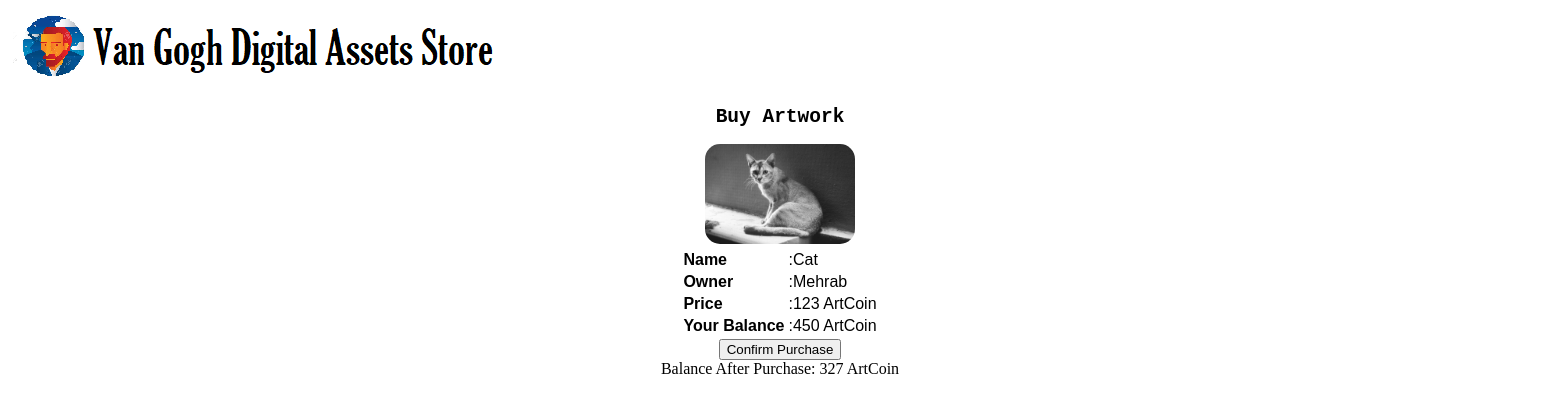
The page /digitalArtMarketPlace/views/buyArtwork.php?id=6577238272d8c (signed in) on the database its author committed.
### tables this page shows
CREATE TABLE `artworks` (
  `artworkName` varchar(100) NOT NULL,
  `description` varchar(500) NOT NULL,
  `artistName` varchar(100) NOT NULL,
  `ownerName` varchar(100) NOT NULL,
  `price` int(11) NOT NULL,
  `image` varchar(100) NOT NULL,
  `views` int(11) NOT NULL,
  `id` varchar(100) NOT NULL,
  `purchaseAble` varchar(5) NOT NULL,
  `addingDate` date NOT NULL
);

CREATE TABLE `users` (
  `userName` varchar(50) NOT NULL,
  `firstName` varchar(50) NOT NULL,
  `lastName` varchar(50) NOT NULL,
  `phoneNumber` varchar(50) NOT NULL,
  `email` varchar(50) NOT NULL,
  `gender` varchar(50) NOT NULL,
  `dateOfBirth` date NOT NULL,
  `joiningDate` date NOT NULL,
  `balance` int(11) NOT NULL DEFAULT 0,
  `type` varchar(50) NOT NULL,
  `profilePicture` varchar(50) NOT NULL,
  `totalViews` int(11) NOT NULL DEFAULT 0,
  `password` varchar(100) NOT NULL,
  `TransactionType` text NOT NULL
);

### digitalArtMarketPlace/models/artworkModel.php (called while the page is built, shortened)
<?php
    function getArtwork($id){
        $con = getConnection();
        $sql = "select * from Artworks where id='{$id}'";
        $result = mysqli_query($con, $sql);
        $artwork = mysqli_fetch_assoc($result);
        return $artwork;
    }
?>

### digitalArtMarketPlace/models/userModel.php (called while the page is built, shortened)
<?php
    function getUser($userName){
        $con = getConnection();
        $sql = "select * from Users where userName='{$userName}'";
        $result = mysqli_query($con, $sql);
        $user = mysqli_fetch_assoc($result);
        return $user;
    }
?>

### digitalArtMarketPlace/views/buyArtwork.php (the view, shortened to what this page needs)
<?php
    require_once('../models/artworkModel.php');
    require_once('../models/userModel.php');
    $currentUserName = $_SESSION['currentUserName'];
    $currentUser = getUser($currentUserName);
    $artworkId = $_REQUEST['id'];
    $artwork = getArtwork($artworkId);
?>
<!DOCTYPE html>
<html lang="en">
<head>
    <link rel="stylesheet" href="../assets/styles/style.css">
</head>
<body>
    <center>
        <table width="100%">
                <tr>
                    <td colspan="8"><a href=homepage.php><img src="../assets/head.PNG"></a></td>
                </tr>
            </table>
        <table>
        <h2>Buy Artwork</h2>
        <img class="artwork" src="<?php echo $artwork['image']?>" alt="" width="350px">
        <table class="generalText">
            <tr>
                <td><b>Name</b></td>
                <td>:<?php echo $artwork['artworkName'] ?></td>
            </tr>
            <tr>
                <td><b>Owner</b></td>
                <td>:<?php echo $artwork['ownerName'] ?></td>
            </tr>
            <tr>
                <td><b>Price</b></td>
                <td>:<?php echo $artwork['price'] ?> ArtCoin</td>
            </tr>
            <tr>
                <td><b>Your Balance</b></td>
                <td>:<?php echo $currentUser['balance'] ?> ArtCoin</td>
            </tr>
        </table>
        <?php
            if($artwork['price'] > $currentUser['balance']){
                echo "<b>You Do Not Have Sufficient Balance To Buy This Artwork!<b>";
            }else{
                $transactionResult = $currentUser['balance'] - $artwork['price'];
                echo "<a href='../controllers/buyArtworkCheck.php?id={$artworkId}'><button>Confirm Purchase</button></a>";
                echo "<br>Balance After Purchase: {$transactionResult} ArtCoin";
            }
        ?>
    </center>
</body>
</html>

### digitalArtMarketPlace/assets/styles/style.css (style rules this page uses)
.artwork { border-radius: 15px; width: 150px; }
.generalText { font-family: sans-serif; }
h2 { font-family: monospace; }
a { text-decoration: none; color: black; font-size: large; }

### rows shown on the page
artworks: image (picture), artworkName "Cat", ownerName "Mehrab", price "123"
users: balance "450", balance.price "327"
